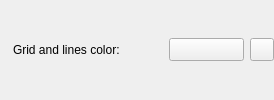
            <widget class="QWidget" name="gbColorDeskew" native="true">
             <layout class="QHBoxLayout" name="horizontalLayout_19">
              <property name="leftMargin">
               <number>0</number>
              </property>
              <property name="topMargin">
               <number>0</number>
              </property>
              <property name="rightMargin">
               <number>0</number>
              </property>
              <property name="bottomMargin">
               <number>0</number>
              </property>
              <item>
               <widget class="QLabel" name="label_11">
                <property name="text">
                 <string/>
                </property>
               </widget>
              </item>
              <item>
               <widget class="QLabel" name="label_12">
                <property name="text">
                 <string>Grid and lines color: </string>
                </property>
               </widget>
              </item>
              <item>
               <spacer name="horizontalSpacer_21">
                <property name="orientation">
                 <enum>Qt::Horizontal</enum>
                </property>
                <property name="sizeHint" stdset="0">
                 <size>
                  <width>40</width>
                  <height>20</height>
                 </size>
                </property>
               </spacer>
              </item>
              <item>
               <widget class="QToolButton" name="btnColorDeskew">
                <property name="minimumSize">
                 <size>
                  <width>75</width>
                  <height>0</height>
                 </size>
                </property>
                <property name="toolTip">
                 <string>Click to change color</string>
                </property>
                <property name="text">
                 <string/>
                </property>
               </widget>
              </item>
              <item>
               <widget class="QToolButton" name="btnColorDeskewReset">
                <property name="toolTip">
                 <string>Reset color to default</string>
                </property>
                <property name="text">
                 <string/>
                </property>
                <property name="icon">
                 <iconset resource="../resources/resources.qrc">
                  <normaloff>:/icons/gimp-undo-history.png</normaloff>:/icons/gimp-undo-history.png</iconset>
                </property>
               </widget>
              </item>
             </layout>
            </widget>
